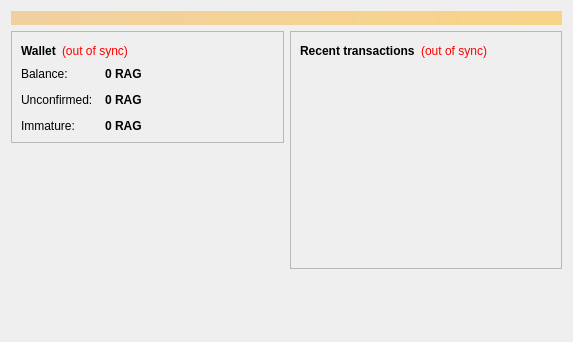
<?xml version="1.0" encoding="UTF-8"?>
<ui version="4.0">
 <class>OverviewPage</class>
 <widget class="QWidget" name="OverviewPage">
  <property name="geometry">
   <rect>
    <x>0</x>
    <y>0</y>
    <width>573</width>
    <height>342</height>
   </rect>
  </property>
  <property name="windowTitle">
   <string>Form</string>
  </property>
  <layout class="QVBoxLayout" name="topLayout">
   <item>
    <widget class="QLabel" name="labelAlerts">
     <property name="visible">
      <bool>false</bool>
     </property>
     <property name="styleSheet">
      <string notr="true">background-color: qlineargradient(x1: 0, y1: 0, x2: 1, y2: 0, stop:0 #F0D0A0, stop:1 #F8D488); color:#000000;</string>
     </property>
     <property name="wordWrap">
      <bool>true</bool>
     </property>
     <property name="margin">
      <number>3</number>
     </property>
    </widget>
   </item>
   <item>
    <layout class="QHBoxLayout" name="horizontalLayout" stretch="1,1">
     <item>
      <layout class="QVBoxLayout" name="verticalLayout_2">
       <item>
        <widget class="QFrame" name="frame">
         <property name="frameShape">
          <enum>QFrame::StyledPanel</enum>
         </property>
         <property name="frameShadow">
          <enum>QFrame::Raised</enum>
         </property>
         <layout class="QVBoxLayout" name="verticalLayout_4">
          <item>
           <layout class="QHBoxLayout" name="horizontalLayout_4">
            <item>
             <widget class="QLabel" name="label_5">
              <property name="font">
               <font>
                <weight>75</weight>
                <bold>true</bold>
               </font>
              </property>
              <property name="text">
               <string>Wallet</string>
              </property>
             </widget>
            </item>
            <item>
             <widget class="QLabel" name="labelWalletStatus">
              <property name="toolTip">
               <string>The displayed information may be out of date. Your wallet automatically synchronizes with the Ragcoin network after a connection is established, but this process has not completed yet.</string>
              </property>
              <property name="styleSheet">
               <string notr="true">QLabel { color: red; }</string>
              </property>
              <property name="text">
               <string notr="true">(out of sync)</string>
              </property>
              <property name="alignment">
               <set>Qt::AlignLeading|Qt::AlignLeft|Qt::AlignVCenter</set>
              </property>
             </widget>
            </item>
            <item>
             <spacer name="horizontalSpacer_2">
              <property name="orientation">
               <enum>Qt::Horizontal</enum>
              </property>
              <property name="sizeHint" stdset="0">
               <size>
                <width>40</width>
                <height>20</height>
               </size>
              </property>
             </spacer>
            </item>
           </layout>
          </item>
          <item>
           <layout class="QFormLayout" name="formLayout_2">
            <property name="fieldGrowthPolicy">
             <enum>QFormLayout::AllNonFixedFieldsGrow</enum>
            </property>
            <property name="horizontalSpacing">
             <number>12</number>
            </property>
            <property name="verticalSpacing">
             <number>12</number>
            </property>
            <item row="0" column="0">
             <widget class="QLabel" name="label">
              <property name="text">
               <string>Balance:</string>
              </property>
             </widget>
            </item>
            <item row="0" column="1">
             <widget class="QLabel" name="labelBalance">
              <property name="font">
               <font>
                <weight>75</weight>
                <bold>true</bold>
               </font>
              </property>
              <property name="cursor">
               <cursorShape>IBeamCursor</cursorShape>
              </property>
              <property name="toolTip">
               <string>Your current balance</string>
              </property>
              <property name="text">
               <string notr="true">0 RAG</string>
              </property>
              <property name="textInteractionFlags">
               <set>Qt::LinksAccessibleByMouse|Qt::TextSelectableByKeyboard|Qt::TextSelectableByMouse</set>
              </property>
             </widget>
            </item>
            <item row="1" column="0">
             <widget class="QLabel" name="label_3">
              <property name="text">
               <string>Unconfirmed:</string>
              </property>
             </widget>
            </item>
            <item row="1" column="1">
             <widget class="QLabel" name="labelUnconfirmed">
              <property name="font">
               <font>
                <weight>75</weight>
                <bold>true</bold>
               </font>
              </property>
              <property name="cursor">
               <cursorShape>IBeamCursor</cursorShape>
              </property>
              <property name="toolTip">
               <string>Total of transactions that have yet to be confirmed, and do not yet count toward the current balance</string>
              </property>
              <property name="text">
               <string notr="true">0 RAG</string>
              </property>
              <property name="textInteractionFlags">
               <set>Qt::LinksAccessibleByMouse|Qt::TextSelectableByKeyboard|Qt::TextSelectableByMouse</set>
              </property>
             </widget>
            </item>
            <item row="2" column="0">
             <widget class="QLabel" name="labelImmatureText">
              <property name="text">
               <string>Immature:</string>
              </property>
             </widget>
            </item>
            <item row="2" column="1">
             <widget class="QLabel" name="labelImmature">
              <property name="font">
               <font>
                <weight>75</weight>
                <bold>true</bold>
               </font>
              </property>
              <property name="toolTip">
               <string>Mined balance that has not yet matured</string>
              </property>
              <property name="text">
               <string notr="true">0 RAG</string>
              </property>
              <property name="textInteractionFlags">
               <set>Qt::LinksAccessibleByMouse|Qt::TextSelectableByKeyboard|Qt::TextSelectableByMouse</set>
              </property>
             </widget>
            </item>
           </layout>
          </item>
         </layout>
        </widget>
       </item>
       <item>
        <spacer name="verticalSpacer">
         <property name="orientation">
          <enum>Qt::Vertical</enum>
         </property>
         <property name="sizeHint" stdset="0">
          <size>
           <width>20</width>
           <height>40</height>
          </size>
         </property>
        </spacer>
       </item>
      </layout>
     </item>
     <item>
      <layout class="QVBoxLayout" name="verticalLayout_3">
       <item>
        <widget class="QFrame" name="frame_2">
         <property name="frameShape">
          <enum>QFrame::StyledPanel</enum>
         </property>
         <property name="frameShadow">
          <enum>QFrame::Raised</enum>
         </property>
         <layout class="QVBoxLayout" name="verticalLayout">
          <item>
           <layout class="QHBoxLayout" name="horizontalLayout_2">
            <item>
             <widget class="QLabel" name="label_4">
              <property name="text">
               <string>&lt;b&gt;Recent transactions&lt;/b&gt;</string>
              </property>
             </widget>
            </item>
            <item>
             <widget class="QLabel" name="labelTransactionsStatus">
              <property name="toolTip">
               <string>The displayed information may be out of date. Your wallet automatically synchronizes with the Ragcoin network after a connection is established, but this process has not completed yet.</string>
              </property>
              <property name="styleSheet">
               <string notr="true">QLabel { color: red; }</string>
              </property>
              <property name="text">
               <string notr="true">(out of sync)</string>
              </property>
              <property name="alignment">
               <set>Qt::AlignRight|Qt::AlignTrailing|Qt::AlignVCenter</set>
              </property>
             </widget>
            </item>
            <item>
             <spacer name="horizontalSpacer">
              <property name="orientation">
               <enum>Qt::Horizontal</enum>
              </property>
              <property name="sizeHint" stdset="0">
               <size>
                <width>40</width>
                <height>20</height>
               </size>
              </property>
             </spacer>
            </item>
           </layout>
          </item>
          <item>
           <widget class="QListView" name="listTransactions">
            <property name="styleSheet">
             <string notr="true">QListView { background: transparent; }</string>
            </property>
            <property name="frameShape">
             <enum>QFrame::NoFrame</enum>
            </property>
            <property name="verticalScrollBarPolicy">
             <enum>Qt::ScrollBarAlwaysOff</enum>
            </property>
            <property name="horizontalScrollBarPolicy">
             <enum>Qt::ScrollBarAlwaysOff</enum>
            </property>
            <property name="selectionMode">
             <enum>QAbstractItemView::NoSelection</enum>
            </property>
           </widget>
          </item>
         </layout>
        </widget>
       </item>
       <item>
        <spacer name="verticalSpacer_2">
         <property name="orientation">
          <enum>Qt::Vertical</enum>
         </property>
         <property name="sizeHint" stdset="0">
          <size>
           <width>20</width>
           <height>40</height>
          </size>
         </property>
        </spacer>
       </item>
      </layout>
     </item>
    </layout>
   </item>
  </layout>
 </widget>
 <resources/>
 <connections/>
</ui>
